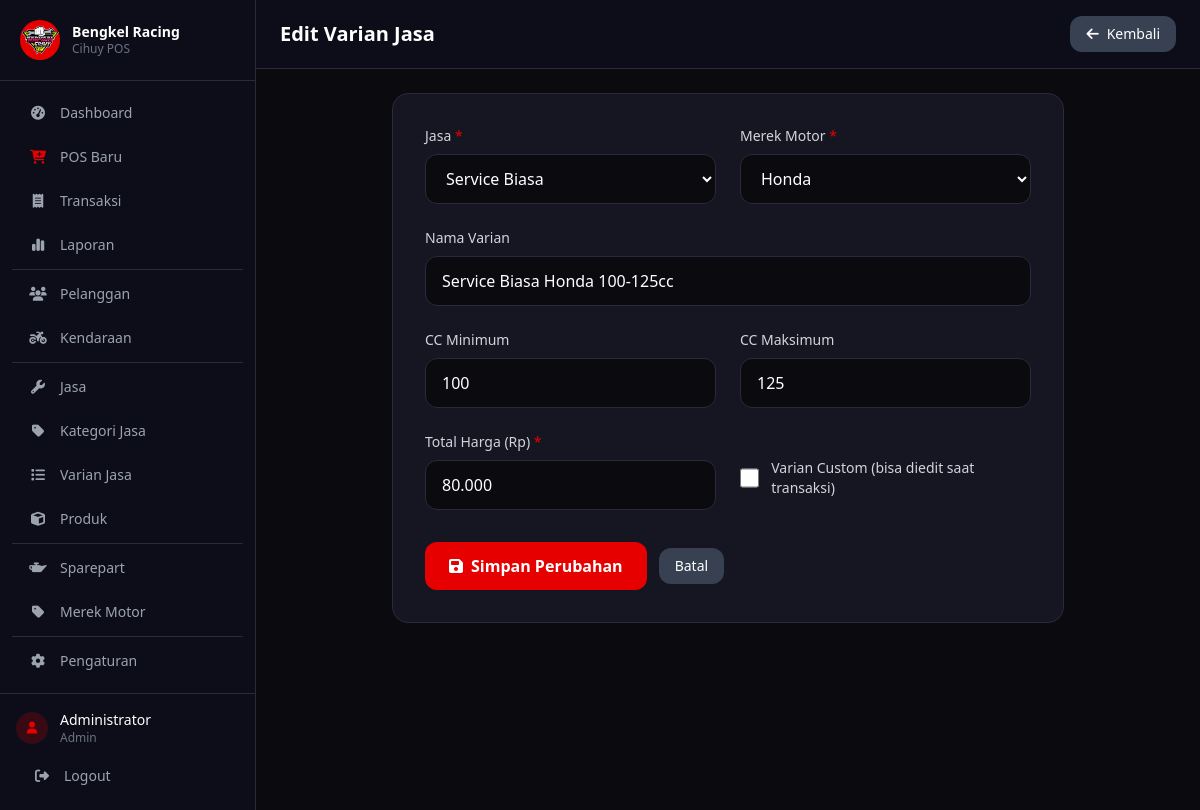
/pages/varian/edit.php?id=1 (signed in), run on the app's committed database.
### tables this page shows
CREATE TABLE varian_jasa (
    id INT AUTO_INCREMENT PRIMARY KEY,
    id_jasa INT NOT NULL,
    id_merek INT NOT NULL,
    cc_min INT NOT NULL,
    cc_max INT NOT NULL,
    nama_varian VARCHAR(200),
    total_harga INT NOT NULL DEFAULT 0,
    is_custom TINYINT(1) DEFAULT 0,
    FOREIGN KEY (id_jasa) REFERENCES jasa(id),
    FOREIGN KEY (id_merek) REFERENCES merek(id)
);

CREATE TABLE jasa (
    id INT AUTO_INCREMENT PRIMARY KEY,
    id_kategori INT NOT NULL,
    nama VARCHAR(200) NOT NULL,
    deskripsi TEXT,
    FOREIGN KEY (id_kategori) REFERENCES kategori_jasa(id)
);

CREATE TABLE merek (
    id INT AUTO_INCREMENT PRIMARY KEY,
    nama VARCHAR(50) NOT NULL UNIQUE
);

### pages/varian/edit.php (the view, shortened to what this page needs)
<?php
require_once '../../config/database.php';
$id = (int)($_GET['id'] ?? 0);
$varian = $conn->query("SELECT * FROM varian_jasa WHERE id = $id");
$data = $varian->fetch_assoc();
$daftar_jasa  = $conn->query("SELECT * FROM jasa ORDER BY nama ASC");
$daftar_merek = $conn->query("SELECT * FROM merek ORDER BY nama ASC");
?>
<?php include '../../layout/header.php'; ?>
<?php include '../../layout/sidebar.php'; ?>
<div class="flex-1 flex flex-col w-full min-w-0">
    <header class="bg-[#0d0d1a] border-b border-[#2a2a3a] px-4 md:px-6 py-4 pl-16 md:pl-6">
        <div class="flex items-center justify-between">
            <h2 class="text-xl font-bold text-white">Edit Varian Jasa</h2>
            <a href="index.php" class="px-4 py-2 bg-gray-700 hover:bg-gray-600 text-white rounded-xl text-sm transition-colors">
                <i class="fas fa-arrow-left mr-2"></i>Kembali
            </a>
        </div>
    </header>
    <main class="flex-1 p-4 md:p-6 overflow-y-auto">
        <div class="max-w-2xl mx-auto">
            <div class="bg-[#161622] rounded-2xl p-8 border border-[#2a2a3a]">
                <form action="" method="POST">
                    <div class="grid grid-cols-1 md:grid-cols-2 gap-6">
                        <div>
                            <label for="id_jasa" class="block text-gray-300 text-sm font-medium mb-2">Jasa <span class="text-[#e60000]">*</span></label>
                            <select id="id_jasa" name="id_jasa" required
                                class="w-full px-4 py-3 bg-[#0a0a0f] border border-[#2a2a3a] rounded-xl text-white focus:outline-none focus:border-[#e60000]">
                                <?php while ($j = $daftar_jasa->fetch_assoc()): ?>
                                    <option value="<?= $j['id'] ?>" <?= $data['id_jasa'] == $j['id'] ? 'selected' : '' ?>>
                                        <?= htmlspecialchars($j['nama']) ?>
                                    </option>
                                <?php endwhile; ?>
                            </select>
                        </div>
                        <div>
                            <label for="id_merek" class="block text-gray-300 text-sm font-medium mb-2">Merek Motor <span class="text-[#e60000]">*</span></label>
                            <select id="id_merek" name="id_merek" required
                                class="w-full px-4 py-3 bg-[#0a0a0f] border border-[#2a2a3a] rounded-xl text-white focus:outline-none focus:border-[#e60000]">
                                <?php while ($m = $daftar_merek->fetch_assoc()): ?>
                                    <option value="<?= $m['id'] ?>" <?= $data['id_merek'] == $m['id'] ? 'selected' : '' ?>>
                                        <?= htmlspecialchars($m['nama']) ?>
                                    </option>
                                <?php endwhile; ?>
                            </select>
                        </div>
                        <div class="md:col-span-2">
                            <label for="nama_varian" class="block text-gray-300 text-sm font-medium mb-2">Nama Varian</label>
                            <input type="text" id="nama_varian" name="nama_varian"
                                class="w-full px-4 py-3 bg-[#0a0a0f] border border-[#2a2a3a] rounded-xl text-white placeholder-gray-500 focus:outline-none focus:border-[#e60000]"
                                placeholder="Mis: Paket A, Standar, Racing"
                                value="<?= htmlspecialchars($data['nama_varian'] ?? '') ?>">
                        </div>
                        <div>
                            <label for="cc_min" class="block text-gray-300 text-sm font-medium mb-2">CC Minimum</label>
                            <input type="number" id="cc_min" name="cc_min" min="0"
                                class="w-full px-4 py-3 bg-[#0a0a0f] border border-[#2a2a3a] rounded-xl text-white placeholder-gray-500 focus:outline-none focus:border-[#e60000]"
                                placeholder="0"
                                value="<?= $data['cc_min'] ?>">
                        </div>
                        <div>
                            <label for="cc_max" class="block text-gray-300 text-sm font-medium mb-2">CC Maksimum</label>
                            <input type="number" id="cc_max" name="cc_max" min="0"
                                class="w-full px-4 py-3 bg-[#0a0a0f] border border-[#2a2a3a] rounded-xl text-white placeholder-gray-500 focus:outline-none focus:border-[#e60000]"
                                placeholder="0"
                                value="<?= $data['cc_max'] ?>">
                        </div>
                        <div>
                            <label for="total_harga" class="block text-gray-300 text-sm font-medium mb-2">Total Harga (Rp) <span class="text-[#e60000]">*</span></label>
                            <input type="text" id="total_harga" name="total_harga" required
                                class="w-full px-4 py-3 bg-[#0a0a0f] border border-[#2a2a3a] rounded-xl text-white placeholder-gray-500 focus:outline-none focus:border-[#e60000] input-rupiah"
                                placeholder="0"
                                value="<?= number_format($data['total_harga'], 0, ',', '.') ?>">
                        </div>
                        <div class="flex items-end pb-3">
                            <label class="flex items-center gap-3 cursor-pointer">
                                <input type="checkbox" name="is_custom" value="1" <?= $data['is_custom'] ? 'checked' : '' ?>
                                    class="w-5 h-5 bg-[#0a0a0f] border-[#2a2a3a] text-[#e60000] rounded focus:ring-[#e60000] focus:ring-offset-0">
                                <span class="text-gray-300 text-sm font-medium">Varian Custom (bisa diedit saat transaksi)</span>
                            </label>
                        </div>
                    </div>
                    <div class="flex items-center gap-3 mt-8">
                        <button type="submit"
                            class="px-6 py-3 bg-[#e60000] hover:bg-[#ffd700] text-white font-semibold rounded-xl transition-colors">
                            <i class="fas fa-save mr-2"></i>Simpan Perubahan
                        </button>
                        <a href="index.php"
                            class="px-4 py-2 bg-gray-700 hover:bg-gray-600 text-white rounded-xl text-sm transition-colors">
                            Batal
                        </a>
                    </div>
                </form>
            </div>
        </div>
    </main>
</div>
<?php include '../../layout/footer.php'; ?>

### assets/css/style.css (style rules this page uses)
* { transition: background-color 0.2s, border-color 0.2s; }

### data on the page
varian_jasa: id_jasa "Service Biasa", id_merek "Honda", nama_varian "Service Biasa Honda 100-125cc", cc_min "100", cc_max "125", total_harga "80.000"

### other printed values
$item['label'] "Dashboard"
$item['label'] "POS Baru"
$item['label'] "Transaksi"
$item['label'] "Laporan"
$item['label'] "Pelanggan"
$item['label'] "Kendaraan"
$item['label'] "Jasa"
$item['label'] "Kategori Jasa"
$item['label'] "Varian Jasa"
$item['label'] "Produk"
$item['label'] "Sparepart"
$item['label'] "Merek Motor"
$item['label'] "Pengaturan"
$_SESSION['nama'] "Administrator"
$_SESSION['role'] "Admin"
